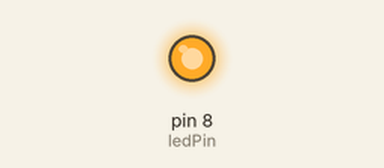
The sketch below on a simulated Arduino Uno, built with avr-gcc and run on an emulated ATmega328P. Parts: output pins drawn as LEDs (lit = HIGH). Random numbers use the default seed unless the sketch sets one.

Above: at 0.18 s.
At 32.04 s:
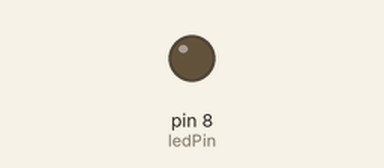
Timing chart, 0 to 40.0 s (numbered marks = the images above):
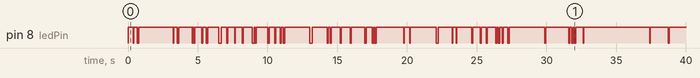

The sketch:

ejercicio_10.ino
```cpp
int ledPin = 8;
int val = 0;
int delayval = 0;

void setup()
{
 randomSeed(0);
 pinMode(ledPin, OUTPUT);
}
void loop()
{
 val = random(116,255);
 analogWrite(ledPin, val);
 delayval = random(25,116);
 delay(delayval);
}
```
